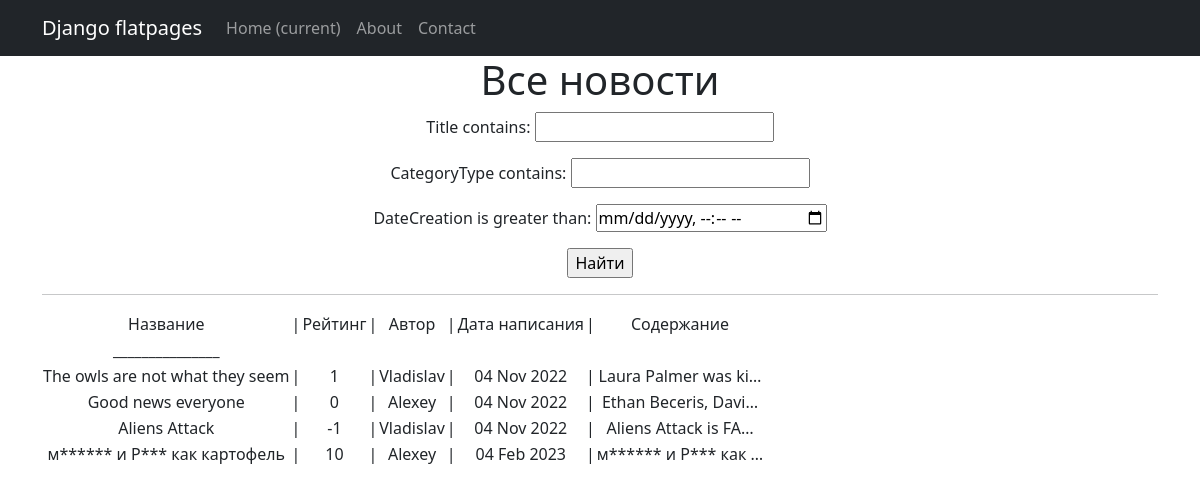
Page /news/search/ on the earlier database version.
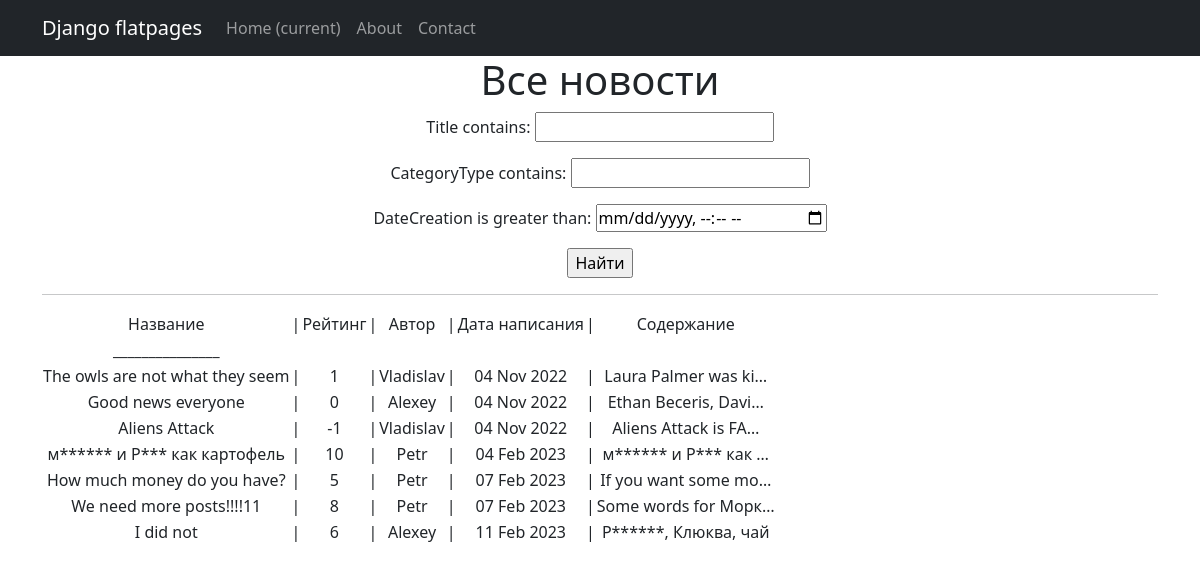
Same page on the later database version.
### NewsApp/models.py (models this page shows, shortened)
class Post(models.Model):
    author = models.ForeignKey(Author, on_delete=models.CASCADE)
    NEWS = 'NW'
    ATICLE = 'AR'
    CATEGORY_CHOICES=(
        (NEWS, 'Новость'),
        (ATICLE, 'Статья'),
    )
    categoryType = models.CharField(max_length=2, choices=CATEGORY_CHOICES, default=ATICLE)
    dateCreation = models.DateTimeField(auto_now_add=True)
    postCategory = models.ManyToManyField(Category, through='PostCategory')
    title = models.CharField(max_length=128)
    text = models.TextField()
    rating = models.SmallIntegerField(default=0)

class Author(models.Model):
    authorUser = models.OneToOneField(User, on_delete=models.CASCADE)
    ratingAuthor = models.SmallIntegerField(default=0)
    def __str__(self):
        return f'{self.authorUser}'

### NewsApp/views.py (the view)
# urls.py: path('search/', News_search.as_view()),
class News_search(ListView):
    model = Post
    ordering = 'dateCreation'
    template_name = 'news_search.html'
    context_object_name = 'news'
    def get_queryset(self):
        queryset = super().get_queryset()
        self.filterset = PostFilter(self.request.GET, queryset)
        return self.filterset.qs
    def get_context_data(self, **kwargs):
        context = super().get_context_data(**kwargs)
        context['filterset'] = self.filterset
        return context

### NewsApp/templatetags/censor.py (called while the page is built)
@register.simple_tag()
def censor(x):
   if isinstance(x, str):
      list_1 = ['редиска', 'морковь', 'репа']
      for i in list_1:
         while i in x.lower():
            print(len(x))
            y = x.lower().find(i)
            if y != -1:
               x = x[0:y + 1] + '*' * (len(i) - 1) + x[y + len(i):]
   return f'{x}'

### NewsApp/templatetags/custom_filters.py (called while the page is built)
@register.simple_tag()
def news_time(x):
   return x.strftime('%d %b %Y')

### templates/news_search.html (shortened to what this page needs)
{% extends 'flatpages/default.html' %}
{% load custom_filters %}
{% load censor %}
{% block content %}
   <h1>Все новости</h1>
   <form action="" method="get">
       {{ filterset.form.as_p }}
       <input type="submit" value="Найти" />
   </form>
   <hr>
   {% if news %}
       <table>
           <tr>
               <td>Название</td>
               <td> |</td>
               <td>Рейтинг</td>
               <td> |</td>
               <td>Автор</td>
               <td> |</td>
               <td>Дата написания</td>
               <td> |</td>
               <td>Содержание</td>
           </tr>
           <tr>
               <td>_______________</td>
           </tr>
           {% for post in news %}
           <tr>
               <td>{% censor post.title %}</td>
                              <td> |</td>
               <td>{{ post.rating }}</td>
                              <td> |</td>
               <td>{{ post.author }}</td>
                              <td> |</td>
               <td>{% news_time post.dateCreation %}</td>
                              <td> |</td>
               <td>{% censor post.text|truncatechars:20 %}</td>
           </tr>
           {% endfor %}
       </table>
   {% else %}
       <h2> Новостей нет!</h2>
   {% endif %}
{% endblock content %}

Differences in the rows shown:
changed Post "м****** и Р*** как картофель": author "Alexey" → "Petr"
added Post: title "How much money do you have?", rating "5", author "Petr", dateCreation "07 Feb 2023", text "If you want some mo…"
added Post: title "We need more posts!!!!11", rating "8", author "Petr", dateCreation "07 Feb 2023", text "Some words for Морк…"
added Post: title "I did not", rating "6", author "Alexey", dateCreation "11 Feb 2023", text "Р******, Клюква, чай"
